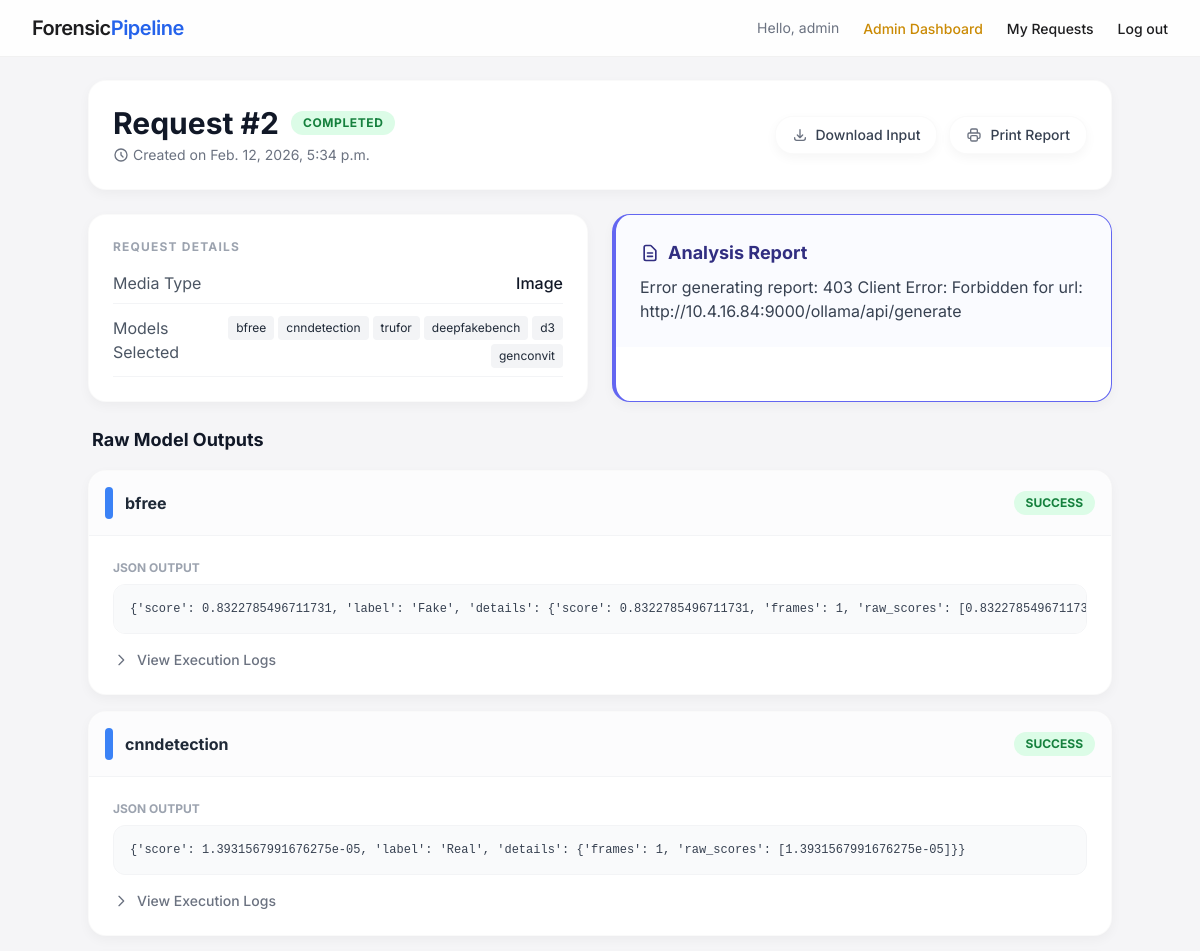
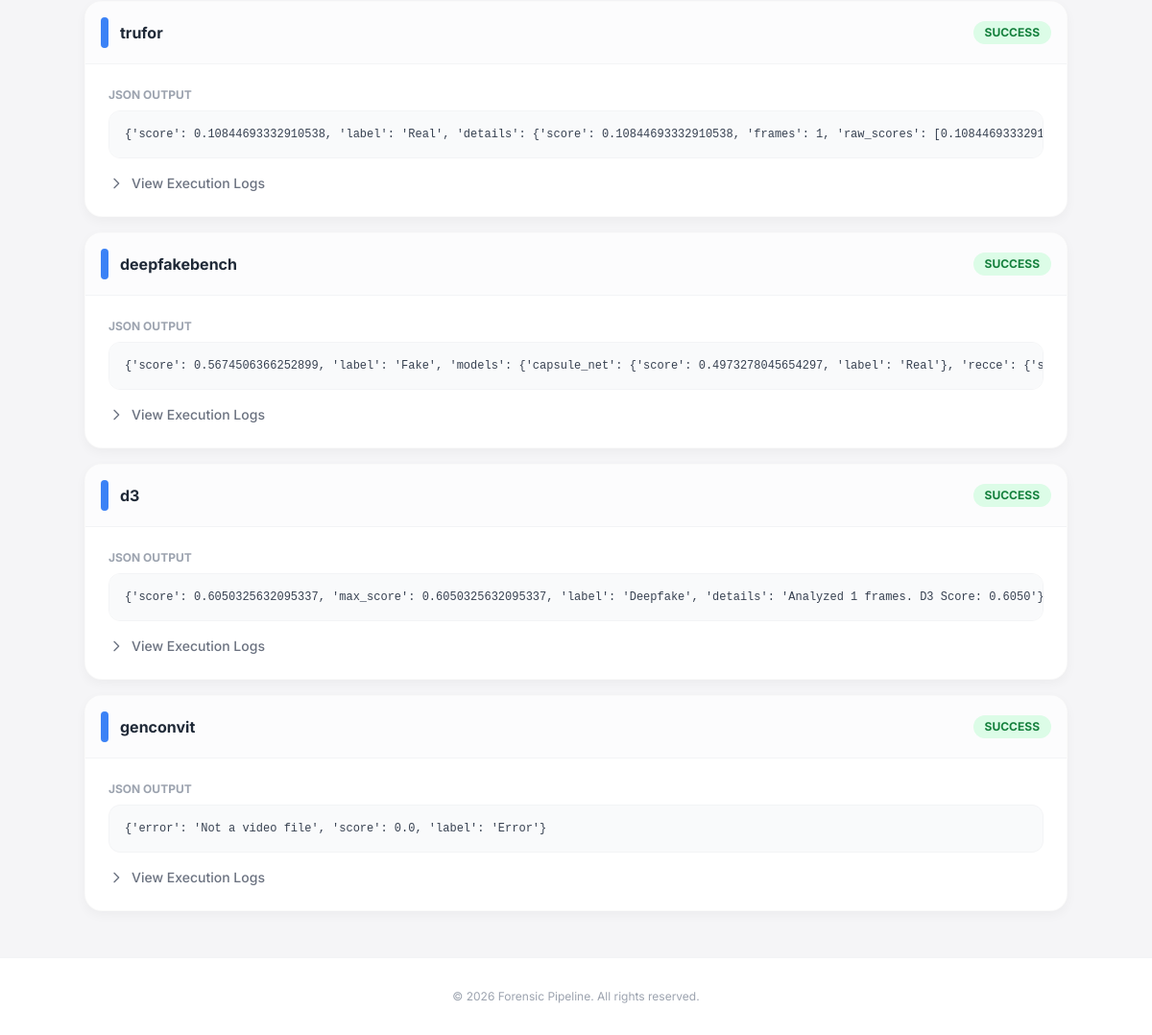
Screenshot of /request/2/ (signed in) with the database file from the repository (2 pictures, top to bottom).
### accounts/models.py (models this page shows, shortened)
class CustomUser(AbstractUser):
    is_admin = models.BooleanField(default=False)

### analysis/models.py (models this page shows, shortened)
class ForensicRequest(models.Model):
    STATUS_CHOICES = (
        ('PENDING', 'Pending'),
        ('PROCESSING', 'Processing'),
        ('COMPLETED', 'Completed'),
        ('FAILED', 'Failed'),
    )
    user = models.ForeignKey(settings.AUTH_USER_MODEL, on_delete=models.CASCADE)
    input_file = models.FileField(upload_to='uploads/%Y/%m/%d/')
    media_type = models.CharField(max_length=10, choices=[('image', 'Image'), ('video', 'Video')])
    selected_models = models.JSONField(default=list) # List of model names
    status = models.CharField(max_length=20, choices=STATUS_CHOICES, default='PENDING')
    report_content = models.TextField(blank=True, null=True)
    created_at = models.DateTimeField(auto_now_add=True)

class AnalysisResult(models.Model):
    request = models.ForeignKey(ForensicRequest, related_name='results', on_delete=models.CASCADE)
    model_name = models.CharField(max_length=50)
    status = models.CharField(max_length=20, default='PENDING') # SUCCESS, FAILED
    output_json = models.JSONField(blank=True, null=True)
    logs = models.TextField(blank=True, null=True)
    completed_at = models.DateTimeField(auto_now=True)

### analysis/views.py (the view)
# urls.py: path('request/<int:pk>/', views.request_detail, name='request_detail'),
@login_required
def request_detail(request, pk):
    if request.user.is_superuser:
        req = get_object_or_404(ForensicRequest, pk=pk)
    else:
        req = get_object_or_404(ForensicRequest, pk=pk, user=request.user)
    results = req.results.all()
    return render(request, 'analysis/detail.html', {'req': req, 'results': results})

### templates/analysis/detail.html (shortened to what this page needs)
{% extends 'base.html' %}
{% block content %}
<div class="max-w-5xl mx-auto space-y-6">
    <div class="apple-card p-6 flex flex-col md:flex-row justify-between items-start md:items-center gap-4">
        <div>
            <div class="flex items-center gap-3">
                <h1 class="text-3xl font-bold text-gray-900">Request #{{ req.id }}</h1>
                <span class="px-3 py-1 rounded-full text-xs font-bold uppercase tracking-wider
                    {% if req.status == 'COMPLETED' %}bg-green-100 text-green-700
                    {% elif req.status == 'FAILED' %}bg-red-100 text-red-700
                    {% else %}bg-yellow-100 text-yellow-700 animate-pulse{% endif %}">
                    {{ req.status }}
                </span>
            </div>
            <p class="text-gray-500 mt-1 flex items-center text-sm">
                <svg xmlns="http://www.w3.org/2000/svg" class="h-4 w-4 mr-1" fill="none" viewBox="0 0 24 24"
                    stroke="currentColor">
                    <path stroke-linecap="round" stroke-linejoin="round" stroke-width="2"
                        d="M12 8v4l3 3m6-3a9 9 0 11-18 0 9 9 0 0118 0z" />
                </svg>
                Created on {{ req.created_at }}
            </p>
        </div>
        <div class="flex gap-3">
            <a href="{{ req.input_file.url }}"
                class="apple-card px-4 py-2 text-sm font-medium text-gray-700 hover:bg-gray-50 flex items-center border">
                <svg xmlns="http://www.w3.org/2000/svg" class="h-4 w-4 mr-2 text-gray-500" fill="none"
                    viewBox="0 0 24 24" stroke="currentColor">
                    <path stroke-linecap="round" stroke-linejoin="round" stroke-width="2"
                        d="M4 16v1a3 3 0 003 3h10a3 3 0 003-3v-1m-4-4l-4 4m0 0l-4-4m4 4V4" />
                </svg>
                Download Input
            </a>
            <button onclick="window.print()"
                class="apple-card px-4 py-2 text-sm font-medium text-gray-700 hover:bg-gray-50 flex items-center border">
                Print Report
            </button>
        </div>
    </div>
    <div class="grid grid-cols-1 md:grid-cols-2 gap-6">
        <div class="apple-card p-6">
            <h3 class="text-xs font-bold text-gray-400 uppercase tracking-widest mb-4">Request Details</h3>
            <div class="space-y-3">
                <div class="flex justify-between border-b border-gray-100 pb-2">
                    <span class="text-gray-600">Media Type</span>
                    <span class="font-medium text-gray-900 capitalize">{{ req.media_type }}</span>
                </div>
                <div class="flex justify-between border-b border-gray-100 pb-2">
                    <span class="text-gray-600">Models Selected</span>
                    <div class="flex flex-wrap justify-end gap-1">
                        {% for model in req.selected_models %}
                        <span class="bg-gray-100 text-gray-800 text-xs px-2 py-1 rounded">{{ model }}</span>
                        {% endfor %}
                    </div>
                </div>
            </div>
        </div>
        {% if req.report_content %}
        <div class="apple-card p-0 overflow-hidden border-l-4 border-indigo-500">
            <div class="p-6 bg-indigo-50/30">
                <h2 class="text-lg font-bold text-indigo-900 mb-2 flex items-center">
                    <svg xmlns="http://www.w3.org/2000/svg" class="h-5 w-5 mr-2" fill="none" viewBox="0 0 24 24"
                        stroke="currentColor">
                        <path stroke-linecap="round" stroke-linejoin="round" stroke-width="2"
                            d="M9 12h6m-6 4h6m2 5H7a2 2 0 01-2-2V5a2 2 0 012-2h5.586a1 1 0 01.707.293l5.414 5.414a1 1 0 01.293.707V19a2 2 0 01-2 2z" />
                    </svg>
                    Analysis Report
                </h2>
                <div class="prose prose-sm max-w-none text-gray-700" id="report-content">
                </div>
            </div>
        </div>
        {% endif %}
    </div>
    <div class="space-y-4">
        <h3 class="text-lg font-bold text-gray-900 ml-1">Raw Model Outputs</h3>
        {% for result in results %}
        <div class="apple-card overflow-hidden">
            <div class="p-4 border-b border-gray-100 flex justify-between items-center bg-gray-50/50">
                <h3 class="font-bold text-gray-800 flex items-center">
                    <span class="w-2 h-8 bg-blue-500 rounded-full mr-3"></span>
                    {{ result.model_name }}
                </h3>
                <span class="px-3 py-1 rounded-full text-xs font-bold
                    {% if result.status == 'SUCCESS' %}bg-green-100 text-green-700
                    {% else %}bg-red-100 text-red-700{% endif %}">
                    {{ result.status }}
                </span>
            </div>
            <div class="p-6 space-y-4">
                {% if result.output_json %}
                <div>
                    <h4 class="text-xs font-bold text-gray-400 uppercase mb-2">JSON Output</h4>
                    <pre
                        class="bg-gray-50 text-gray-700 p-4 rounded-xl text-xs overflow-x-auto border border-gray-100 font-mono">{{ result.output_json }}</pre>
                </div>
                {% endif %}
                {% if result.logs %}
                <details class="group">
                    <summary
                        class="cursor-pointer text-sm text-gray-500 font-medium flex items-center hover:text-gray-900">
                        <svg xmlns="http://www.w3.org/2000/svg"
                            class="h-4 w-4 mr-2 transition-transform group-open:rotate-90" fill="none"
                            viewBox="0 0 24 24" stroke="currentColor">
                            <path stroke-linecap="round" stroke-linejoin="round" stroke-width="2" d="M9 5l7 7-7 7" />
                        </svg>
                        View Execution Logs
                    </summary>
                </details>
                {% endif %}
            </div>
        </div>
        {% empty %}
        <div class="apple-card p-8 text-center text-gray-400 italic">
            No model results available yet. Processing may be in progress.
        </div>
        {% endfor %}
    </div>
</div>
{% endblock %}

### templates/base.html (shortened to what this page needs)
<!DOCTYPE html>
<html lang="en">
<head>
    <script src="https://cdn.tailwindcss.com"></script>
</head>
<body class="min-h-screen flex flex-col">
    <nav class="glass-nav fixed w-full z-50 transition-all duration-300">
        <div class="max-w-7xl mx-auto px-4 sm:px-6 lg:px-8">
            <div class="flex justify-between h-14 items-center">
                <div class="flex-shrink-0 flex items-center">
                    <a href="/" class="text-xl font-semibold tracking-tight">Forensic<span
                            class="text-blue-600">Pipeline</span></a>
                </div>
                <div class="hidden md:flex items-center space-x-6">
                    {% if user.is_authenticated %}
                    <span class="text-sm text-gray-500">Hello, {{ user.username }}</span>
                    {% if user.is_superuser %}
                    <a href="{% url 'admin_dashboard' %}"
                        class="nav-link text-yellow-600 hover:text-yellow-700 font-medium">Admin Dashboard</a>
                    {% endif %}
                    <a href="{% url 'dashboard' %}" class="nav-link">My Requests</a>
                    <form action="{% url 'logout' %}" method="post" class="inline">
                        <button type="submit" class="nav-link bg-transparent border-0 cursor-pointer">Log out</button>
                    </form>
                    {% else %}
                    <a href="{% url 'login' %}" class="nav-link">Log in</a>
                    <a href="{% url 'register' %}" class="btn-primary">Sign up</a>
                    {% endif %}
                </div>
            </div>
        </div>
    </nav>
    <div class="flex-grow pt-20 pb-12 px-4 sm:px-6 lg:px-8 max-w-7xl mx-auto w-full">
        {% block content %}
        {% endblock %}
    </div>
    <footer class="bg-white border-t border-gray-100 py-8 mt-auto">
        <div class="max-w-7xl mx-auto px-4 text-center text-gray-400 text-xs">
            <p>&copy; {% now "Y" %} Forensic Pipeline. All rights reserved.</p>
        </div>
    </footer>
</body>
</html>

### templates/base.html (style rules this page uses)
body { background-color: #F5F5F7; font-family: 'Inter', -apple-system, BlinkMacSystemFont, sans-serif; -webkit-font-smoothing: antialiased; color: #1d1d1f; }
.glass-nav { background: rgba(255, 255, 255, 0.85); backdrop-filter: blur(20px); -webkit-backdrop-filter: blur(20px); border-bottom: 1px solid rgba(0, 0, 0, 0.05); }
.nav-link { color: #1d1d1f; font-size: 14px; font-weight: 500; transition: color 0.2s ease; }
.apple-card { background: #FFFFFF; border-radius: 18px; box-shadow: 0 4px 12px rgba(0, 0, 0, 0.04); border: 1px solid rgba(0, 0, 0, 0.02); }

### rows the page displays
CustomUser: username "admin"
ForensicRequest: id "2", status "COMPLETED", created_at "Feb. 12, 2026, 5:34 p.m.", media_type "Image"
AnalysisResult: model_name "bfree", status "SUCCESS", output_json "{'score': 0.8322785496711731, 'label': 'Fake', 'details': {'score': 0.8322785496711731, 'frames': 1, 'raw_scores':…"
AnalysisResult: model_name "cnndetection", status "SUCCESS", output_json "{'score': 1.3931567991676275e-05, 'label': 'Real', 'details': {'frames': 1, 'raw_scores': [1.3931567991676275e-05]}}"
AnalysisResult: model_name "trufor", status "SUCCESS", output_json "{'score': 0.10844693332910538, 'label': 'Real', 'details': {'score': 0.10844693332910538, 'frames': 1, 'raw_scores':…"
AnalysisResult: model_name "deepfakebench", status "SUCCESS", output_json "{'score': 0.5674506366252899, 'label': 'Fake', 'models': {'capsule_net': {'score': 0.4973278045654297, 'label': 'Real'}, 'recce':…"
AnalysisResult: model_name "d3", status "SUCCESS", output_json "{'score': 0.6050325632095337, 'max_score': 0.6050325632095337, 'label': 'Deepfake', 'details': 'Analyzed 1 frames. D3 Score: 0.6050'}"
AnalysisResult: model_name "genconvit", status "SUCCESS", output_json "{'error': 'Not a video file', 'score': 0.0, 'label': 'Error'}"

### other values shown
{{ model }} "bfree" "cnndetection" "trufor" "deepfakebench" "d3" "genconvit"
